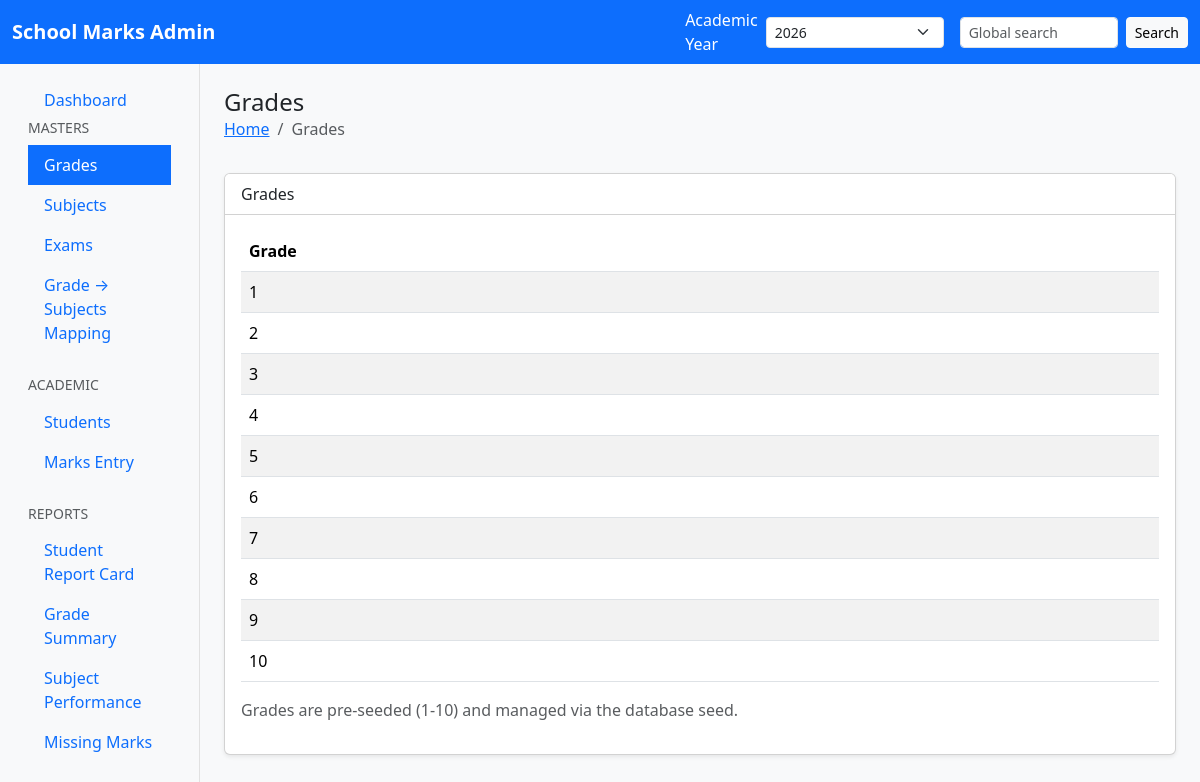
Page /index.php?page=grades on the committed database.
### tables this page shows
CREATE TABLE grades (
    grade_id TINYINT PRIMARY KEY
);

### controller/GradesController.php (called while the page is built, shortened)
<?php
class GradesController
{
    public function handle(string $page): void
    {
        $db = db();
        $grades = query_all($db, 'SELECT grade_id FROM grades ORDER BY grade_id');
        require __DIR__ . '/../layout/layout.php';
    }
}

### index.php (called while the page is built, shortened)
<?php
require_once __DIR__ . '/includes/functions.php';
$page = $_GET['page'] ?? 'dashboard';
$controller = new $controllerName();
$controller->handle($page);

### includes/functions.php (called while the page is built, shortened)
<?php
function e(string $value): string
{
    return htmlspecialchars($value, ENT_QUOTES, 'UTF-8');
}
function query_all(mysqli $db, string $sql, string $types = '', array $params = []): array
{
    $stmt = $db->prepare($sql);
    $stmt->execute();
    $result = $stmt->get_result();
    $rows = $result ? $result->fetch_all(MYSQLI_ASSOC) : [];
    return $rows;
}

### views/grades/list.php (the view)
<div class="card shadow-sm">
    <div class="card-header bg-white">Grades</div>
    <div class="card-body">
        <table class="table table-striped">
            <thead>
                <tr>
                    <th>Grade</th>
                </tr>
            </thead>
            <tbody>
                <?php foreach ($grades as $grade): ?>
                    <tr>
                        <td><?php echo e((string)$grade['grade_id']); ?></td>
                    </tr>
                <?php endforeach; ?>
            </tbody>
        </table>
        <p class="text-muted">Grades are pre-seeded (1-10) and managed via the database seed.</p>
    </div>
</div>

### layout/style.css (style rules this page uses)
body { background-color: #f8f9fa; }

### rows in the picture
grades: grade_id "1"
grades: grade_id "2"
grades: grade_id "3"
grades: grade_id "4"
grades: grade_id "5"
grades: grade_id "6"
grades: grade_id "7"
grades: grade_id "8"
grades: grade_id "9"
grades: grade_id "10"

### other values in the picture
APP_NAME "School Marks Admin"
$title "Grades"
form field academic_year "2026"
